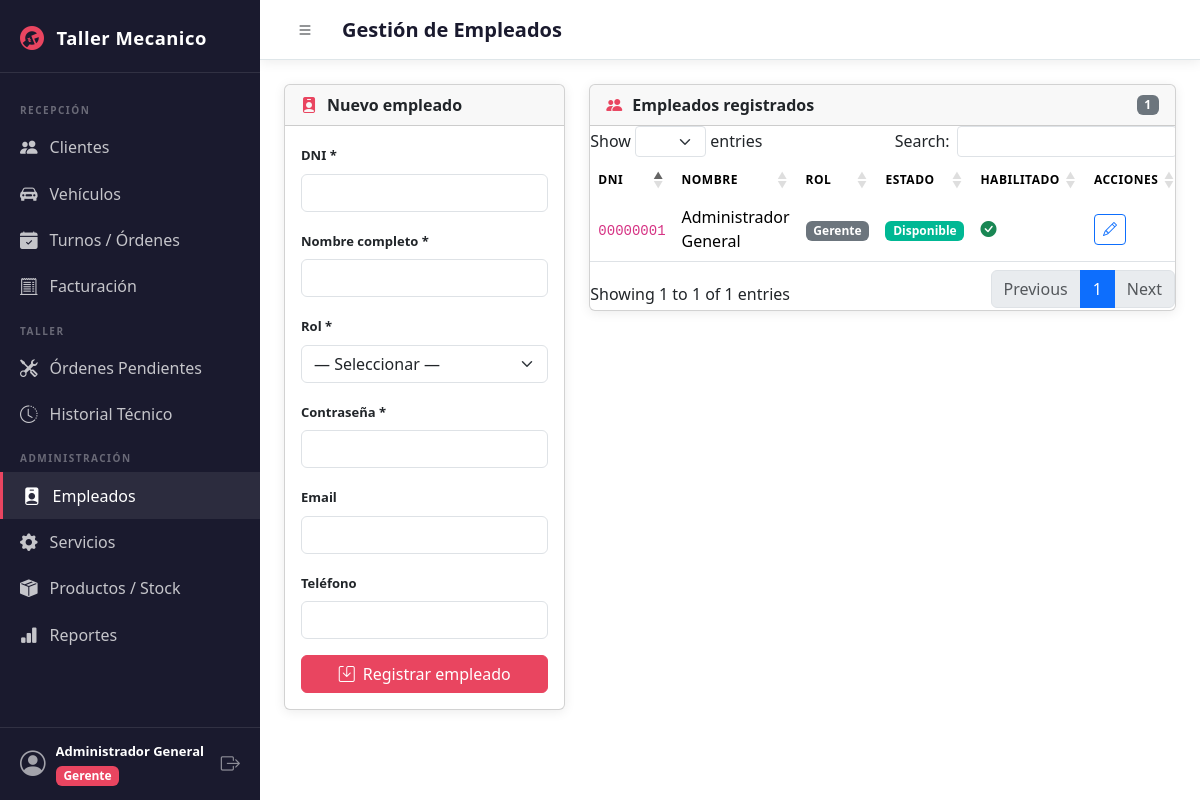
The app's page /views/gerente/empleados.php (signed in) with its own data.
### tables this page shows
CREATE TABLE IF NOT EXISTS empleados (
    empleado_DNI        VARCHAR(10)  NOT NULL,
    empleado_contrasena VARCHAR(255) NOT NULL,
    empleado_nombre     VARCHAR(50)  NOT NULL,
    empleado_roll       VARCHAR(255) NOT NULL COMMENT 'recepcionista | mecanico | gerente',
    empleado_email      TEXT         DEFAULT NULL,
    token_recuperacion  VARCHAR(255) DEFAULT NULL,
    empleado_direccion  VARCHAR(50)  DEFAULT NULL,
    empleado_localidad  VARCHAR(15)  DEFAULT NULL,
    empleado_telefono   VARCHAR(15)  DEFAULT NULL,
    empleado_habilitado TINYINT(1)   NOT NULL DEFAULT 1,
    empleado_estado     VARCHAR(50)  DEFAULT 'disponible' COMMENT 'disponible | no_disponible | licencia',
    licencia_desde      DATE         DEFAULT NULL,
    licencia_hasta      DATE         DEFAULT NULL,
    PRIMARY KEY (empleado_DNI)
);

### views/gerente/empleados.php (the view, shortened to what this page needs)
<?php
$pdo = getDB();
$empleados = $pdo->query("SELECT * FROM empleados ORDER BY empleado_roll, empleado_nombre")->fetchAll();
$editEmp = null;
require_once __DIR__ . '/../../includes/header.php';
?>
<div class="row g-4">
    <div class="col-lg-4">
        <div class="card">
            <div class="card-header">
                <i class="bi bi-person-badge-fill"></i>
                <?= $editEmp ? 'Editar empleado' : 'Nuevo empleado' ?>
            </div>
            <div class="card-body">
                <form method="POST">
                    <div class="mb-3">
                        <label class="form-label">DNI *</label>
                        <input type="text" name="empleado_DNI" class="form-control" maxlength="10"
                               value="<?= htmlspecialchars($editEmp['empleado_DNI'] ?? '') ?>"
                               <?= $editEmp ? 'readonly' : 'required' ?>>
                    </div>
                    <div class="mb-3">
                        <label class="form-label">Nombre completo *</label>
                        <input type="text" name="empleado_nombre" class="form-control" maxlength="50"
                               value="<?= htmlspecialchars($editEmp['empleado_nombre'] ?? '') ?>" required>
                    </div>
                    <div class="mb-3">
                        <label class="form-label">Rol *</label>
                        <select name="empleado_roll" class="form-select" required>
                            <option value="">— Seleccionar —</option>
                        </select>
                    </div>
                    <?php if (!$editEmp): ?>
                    <div class="mb-3">
                        <label class="form-label">Contraseña *</label>
                        <input type="password" name="empleado_contrasena" class="form-control" required>
                    </div>
                    <?php endif; ?>
                    <div class="mb-3">
                        <label class="form-label">Email</label>
                        <input type="email" name="empleado_email" class="form-control"
                               value="<?= htmlspecialchars($editEmp['empleado_email'] ?? '') ?>">
                    </div>
                    <div class="mb-3">
                        <label class="form-label">Teléfono</label>
                        <input type="text" name="empleado_telefono" class="form-control" maxlength="15"
                               value="<?= htmlspecialchars($editEmp['empleado_telefono'] ?? '') ?>">
                    </div>
                    <div class="d-flex gap-2">
                        <button type="submit" class="btn btn-primary flex-grow-1">
                            <i class="bi bi-save me-1"></i>
                            <?= $editEmp ? 'Guardar cambios' : 'Registrar empleado' ?>
                        </button>
                    </div>
                </form>
            </div>
        </div>
    </div>
    <div class="col-lg-8">
        <div class="card">
            <div class="card-header">
                <i class="bi bi-people-fill"></i> Empleados registrados
                <span class="badge bg-secondary ms-auto"><?= count($empleados) ?></span>
            </div>
            <div class="card-body p-0">
                <div class="table-responsive">
                    <table class="table table-hover datatable mb-0">
                        <thead>
                            <tr>
                                <th>DNI</th>
                                <th>Nombre</th>
                                <th>Rol</th>
                                <th>Estado</th>
                                <th>Habilitado</th>
                                <th>Acciones</th>
                            </tr>
                        </thead>
                        <tbody>
                        <?php foreach ($empleados as $e): ?>
                        <tr>
                            <td><code><?= htmlspecialchars($e['empleado_DNI']) ?></code></td>
                            <td><?= htmlspecialchars($e['empleado_nombre']) ?></td>
                            <td><span class="badge bg-secondary"><?= ucfirst($e['empleado_roll']) ?></span></td>
                            <td>
                                <span class="badge <?= $e['empleado_estado']==='disponible' ? 'badge-finalizado' : 'badge-pendiente' ?>">
                                    <?= ucfirst(str_replace('_',' ',$e['empleado_estado'])) ?>
                                </span>
                            </td>
                            <td>
                                <?= $e['empleado_habilitado']
                                    ? '<i class="bi bi-check-circle-fill text-success"></i>'
                                    : '<i class="bi bi-x-circle-fill text-danger"></i>' ?>
                            </td>
                            <td>
                                <a href="?editar=<?= urlencode($e['empleado_DNI']) ?>"
                                   class="btn btn-sm btn-outline-primary">
                                    <i class="bi bi-pencil"></i>
                                </a>
                            </td>
                        </tr>
                        <?php endforeach; ?>
                        </tbody>
                    </table>
                </div>
            </div>
        </div>
    </div>
</div>
<?php require_once __DIR__ . '/../../includes/footer.php'; ?>

### assets/css/style.css (style rules this page uses)
:root { --color-primary: #1a1a2e; --color-secondary: #16213e; --color-accent: #e94560; --color-accent-2: #0f3460; --color-bg: #f0f2f5; --color-card: #ffffff; --color-text: #2d3436; --color-text-light: #636e72; --color-border: #dfe6e9; --sidebar-width: 260px; --topbar-height: 60px; --font-main: 'Segoe UI', system-ui, -apple-system, sans-serif; --radius: 10px; --shadow: 0 2px 12px rgba(0,0,0,.08); --transition: .25s ease; }
* { box-sizing: border-box; margin: 0; padding: 0; }
body { font-family: var(--font-main); background: var(--color-bg); color: var(--color-text); font-size: 14px; }
.card { background: var(--color-card); border: 1px solid var(--color-border); border-radius: var(--radius); box-shadow: var(--shadow); margin-bottom: 24px; }
.card-header { background: transparent; border-bottom: 1px solid var(--color-border); padding: 16px 20px; font-weight: 700; display: flex; align-items: center; gap: 10px; }
.card-header i { color: var(--color-accent); }
.card-body { padding: 20px; }
.btn-primary { background: var(--color-accent) !important; border-color: var(--color-accent) !important; }
.table th { background: var(--color-primary); color: #fff; font-weight: 600; font-size: 12px; letter-spacing: .5px; text-transform: uppercase; border: none; }
.table td { vertical-align: middle; }
.badge-finalizado { background: #00b894; color: #fff; }
.form-label { font-weight: 600; font-size: 13px; }

### records on screen
empleados: empleado_DNI "00000001", empleado_nombre "Administrador General", empleado_roll "Gerente", empleado_estado "Disponible", empleado_habilitado 1 (drawn)

### other values on screen
APP_NAME "Taller Mecanico"
$nombre "Administrador General"
$rol "Gerente"
$pageTitle "Gestión de Empleados"
count($empleados) "1"
